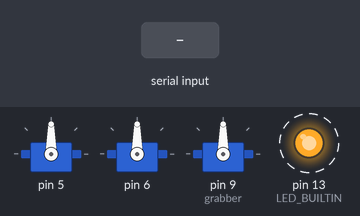
Bench run of a sketch on a simulated Arduino Uno, built with avr-gcc and run on an emulated ATmega328P. Shown: 3 × servo, output pins drawn as LEDs (lit = HIGH). Dashed ring = blinking. The inputs (shaded band) are chosen by the test bench. What the sketch prints to the serial monitor is not drawn.

Above: at 0.87 s.
1.3 s: "w\n" received over the second serial link
At 1.88 s:
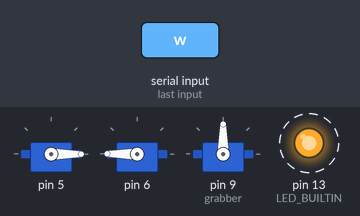
4.3 s: "a\n" received over the second serial link
At 4.89 s:
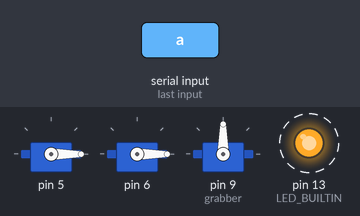
7.3 s: "d\n" received over the second serial link
At 7.9 s:
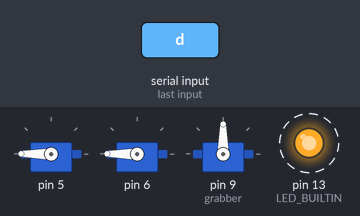
10.3 s: "x\n" received over the second serial link
At 10.42 s:
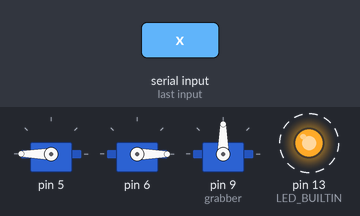
13.3 s: "y\n" received over the second serial link
At 13.42 s:
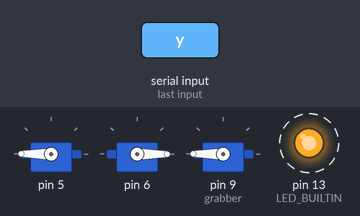
16.3 s: "s\n" received over the second serial link
At 16.44 s:
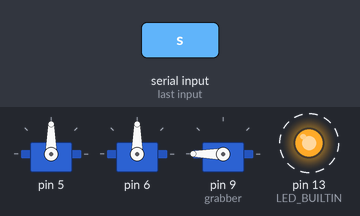
Timing chart, 0 to 20.3 s (numbered marks = the images above; inputs shaded):
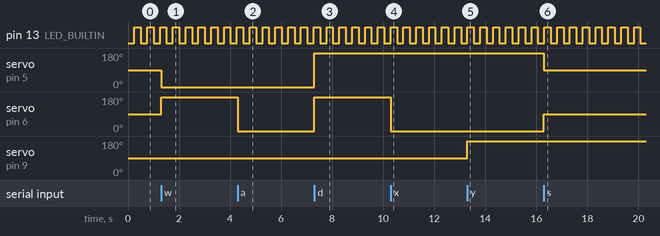

The sketch:

teleop_uno.ino
```cpp
#include <time.h>
#include <Servo.h>
#include "ds_interface.h"
#include "Blinker.h"
#include "ServoDriveTrain.h"

#define RX_FROM_NMCU 2
#define TX_TO_NMCU 3

Servo grabber;
int grabberpos = 90;


// ---------------------------------------------------------------------------
/*
 * Create a Drive Station Interface "DS_Interface" object
 */
DS_Interface ds(RX_FROM_NMCU, TX_TO_NMCU);

// ---------------------------------------------------------------------------
/* Declarations to support having a remote control flashy flashyLight
 *
 * Create (instantiate) a Blinker object to blink the built in LED on pin 13
 * and a variable that let's tell the Blinker service routine how fast
 * we want it to blink the LED.
 */
Blinker flashyLight(LED_BUILTIN);
Blinker::Speed_t speed_state = Blinker::HYPER;


// ---------------------------------------------------------------------------
/*
 * Section containing code to support driving with motors
 */

/*
 * Name the digital pins 5 & 6 for the motors/servos they represent, then create
 * an object of type ServoDriveTrain to control our servos as motors. If we use
 * the H-Bridge Shield for the gear boxes, we'll need to use a different type
 * of drive train object.
 */
const int LEFT_MOTOR = 5;
const int RIGHT_MOTOR = 6;

ServoDriveTrain drivetrain(LEFT_MOTOR, RIGHT_MOTOR);
// HbridgeDriveTrain drivetrain;

/*
 * Let’s start with the wheels still so it doesn’t run away
 */
ServoDriveTrain::Direction current_direction =  ServoDriveTrain::STOP;
// HbridgeDriveTrain::Direction current_direction =  HbridgeDriveTrain::STOP;

/*
 * Arduino Setup where we initialize subsystems
 */
void setup() {
  Serial.begin(115200);
  Serial.println("Interfacing arduino with nodemcu");
  ds.init();     // setup drive station comms
  flashyLight.init(); // setup the LED blinker
  drivetrain.init();  // setup the drive train to use the servos
  grabber.attach(9);
}

/*
 * Arduino loop - where we get input and invoke our program’s
 * subsystems
 */
void loop() {

    char input = ds.readInputIfAvailable();
    // decide if this input should trigger a change our recorded
    // state:
    //input = 'i';
    switch (input) {
      case 'f':
        speed_state = Blinker::FAST;
        break;
      case 'g':
        speed_state = Blinker::SLOW;
        break;
      case 'h':
        speed_state = Blinker::HYPER;
        break;
      case 'H': // NOTE: capital ‘H’ is different from lower ‘h’
        speed_state = Blinker::SUPERHYPER;
        break;
      case 'w':
        current_direction = ServoDriveTrain::FORWARD;
        break;
      case 'a':
        current_direction = ServoDriveTrain::RIGHT;
        break;
      case 'd':
        current_direction = ServoDriveTrain::LEFT;
        break;
      case 's':
        current_direction = ServoDriveTrain::STOP;
        break;
      case 'x':
        current_direction = ServoDriveTrain::REVERSE;
        break;
      case 'y':
        grabberpos=270;
        grabber.write(grabberpos);
        break;
      case 'u':
        grabberpos=0;
        grabber.write(grabberpos);
        break;
      case 'i':
        grabberpos=80;
        grabber.write(grabberpos);
        break;

      default:
        /*
         * no reason to make changes to any state if there was
         * no keystroke or the keystroke was a letter we don’t
         * recognize in the list above
         */
        break;
    }

    flashyLight.service(speed_state);
    drivetrain.service(current_direction);
}
```

Blinker.cpp
```cpp
#include "Blinker.h"

/*
* Intervals to wait between light and dark states
* declared static so that they use memory only once, even if multiple Blinker objects are created
*/
static const int LONG_BLINK = 2000;
static const int SHORT_BLINK = 1000;
static const int VERY_SHORT_BLINK = 250;
static const int VERY_VERY_SHORT_BLINK = 125;
// A look up table to convert between public speed constants and Speed_t namees
static const int blink_rate_table[Blinker::SPEED_ARRAY_SIZE] = {LONG_BLINK, SHORT_BLINK, VERY_SHORT_BLINK, VERY_VERY_SHORT_BLINK};


Blinker::Blinker(int LED_pin) {
    LED_pin_number = LED_pin;
}

Blinker::~Blinker() {
    LED_pin_number = 0;
}

/*
 * Call this from arduino "setup()"
 */
void Blinker::init() {
    pinMode(LED_pin_number, OUTPUT);
    enableLED();
}

/*
 * Calls this from arduino "loop()"
 * if this isn't called the LED won't blink.
 * But you can still turn it on and off
 */
void Blinker::service(Blinker::Speed_t blinkRate) {

    long current_time = millis();

    if (current_time - state_start_time > blink_rate_table[blinkRate]) {
        //toggle LED - built in LED is on an inverted signal
        if (lightOn) {
            disableLED();
        } else {
            enableLED();
        }
        state_start_time = millis();
    }
}

/*
 * Utility function to turn an LED on.
 * NOTE: The internal LED is on an inverted signal, so we have to
 * treat it differently compared to an LED plugged into a DIO pin
 * (dont forget a current limiting resistor)
 */
void Blinker::enableLED() {
    if (LED_pin_number == LED_BUILTIN) {
        digitalWrite(LED_BUILTIN, LOW);
    } else {
        digitalWrite(LED_BUILTIN, HIGH);
    }
    lightOn = true;
}

/*
 * Utility function to turn an LED on.
 * NOTE: The internal LED is on an inverted signal, so we have to
 * treat it differently compared to an LED plugged into a DIO pin
 * (dont forget a current limiting resistor)
 */
void Blinker::disableLED() {
    if (LED_pin_number == LED_BUILTIN) {
        digitalWrite(LED_BUILTIN, HIGH);
    } else {
        digitalWrite(LED_BUILTIN, LOW);
    }
    lightOn = false;
}

bool Blinker::isIlluminated() {
    return (lightOn);
}
```

Blinker.h
```cpp
#ifndef BLINKER_H_INCLUDED
#define BLINKER_H_INCLUDED

#include <Arduino.h>
#include <time.h>

class Blinker {
    public:
        /*
         * This names a set of "speeds" that we can ask the Blinker object to blink at.
         * These speeds are just "names" of speeds. The actual rates are in the
         * Blinker.cpp file.
         */
        enum Speed_t {SLOW, FAST, HYPER, SUPERHYPER, SPEED_ARRAY_SIZE};

        /*
         * This is a constructor. It is the function for making a new
         * Blinker object. It requires that you give it a pin LED_pin_number
         * or it will default to the builtin LED. You can also explicitly
         * give it the number for the builtin LED
         */
        Blinker(int LED_pin = LED_BUILTIN);

        /*
         * a c++ destructor. you will never call this. the compiler takes care
         * of that for you, when it needs to happen, assuming you do other things
         * correctly.
         */
        virtual ~Blinker();

        /*
         * Call this from arduino "setup()" to so the Blinker can set the pins up
         * at the right time.
         */
        virtual void init();

        /*
         * Calls this from arduino "loop()"
         * If you don't call this function regularly, then the LED won't blink.
         * You'll still be able to call enableLED() and disableLED(), but you'll
         * have to track when they come on and off.
         */
        virtual void service(Speed_t blinkRate);

        /*
         * turn LED on
         */
        void enableLED();

        /*
         * turn LED off
         */
        void disableLED();

        /*
         * find out the state of the LED
         */
        bool isIlluminated();

    private:
        int LED_pin_number;
        bool lightOn = false;
        long state_start_time = 0;
};

#endif // BLINKER_H_INCLUDED
```

HbridgeDriveTrain.cpp
```cpp
#include "HbridgeDriveTrain.h"


/*
 * pinout of the hbridge controls on the shield
 */
#define E1 10 // energy level to motor 1
#define E2 11 // energy level to motor 2
#define M1 12 // direction of motor 1
#define M2 13 // direction of motor 2

/*
 * Constructor to create a new drivetrain object
 * leftPin - the index of the DIO pin delivering PWM signal to the left servo
 * rightPin - the index of the DIO pin delivering PWM signal to the right servo
 */
HbridgeDriveTrain::HbridgeDriveTrain() {
    left_motor.speed_pin = E1;
    left_motor.direction_pin = M1;
    right_motor.speed_pin = E2;
    right_motor.direction_pin = M2;
}

/*
 * A destructor so the compiler has instructions for how to clean up
 * when a HbridgeDriveTrain object is destroyed. Program should never
 * invoke in directly.
 */
HbridgeDriveTrain::~HbridgeDriveTrain() {
    left_motor.speed_pin = 0;
    left_motor.direction_pin = 0;
    right_motor.speed_pin = 0;
    right_motor.direction_pin = 0;

    current_direction = STOP;
}

/*
 * init()
 * This function should be called from the arduino "setup()" function
 */
void HbridgeDriveTrain::init() {
    pinMode(left_motor.direction_pin, OUTPUT);
    pinMode(right_motor.direction_pin, OUTPUT);
    current_direction = STOP;
    service(current_direction);
}

/*
 * Anyone could write a motor class with an "invert()" operation, instead
 * of the simple struct used right now and this wouldn't be needed. The
 * 2 different definitions of "FWD" and "REV" are  because the wheels and
 * motors face opposite directions, so what is FORWARD
 * for one is REVERSE for the other. Altenatively the wires could be
 * reversed on the motors and then this also wouldn't be needed. If wired
 * way, then "HIGH" would mean forward for both motors and FWD could just
 * be "HIGH".
 */
#define FWD_L HIGH
#define FWD_R LOW
#define REV_L LOW
#define REV_R HIGH
#define FULL_POWER 255
#define NO_POWER 0

void HbridgeDriveTrain::move_motor(HbridgeDriveTrain::Motor &motor, int direction, int pwr) {
    digitalWrite(motor.direction_pin, direction);
    analogWrite(motor.speed_pin, pwr);
}

/*
 * service()
 * Call this function to change the state of the servos. Pass in a Direction
 * wayToGo - is the direction you'd like the robot to go, inlcuding "HbridgeDriveTrain::STOP"
 */
void HbridgeDriveTrain::service(HbridgeDriveTrain::Direction wayToGo) {
    switch(wayToGo) {
        case FORWARD:
            move_motor(left_motor, FWD_L, FULL_POWER);
            move_motor(right_motor, FWD_R, FULL_POWER);
            current_direction = wayToGo;
            break;
        case REVERSE:
            move_motor(left_motor, REV_L, FULL_POWER);
            move_motor(right_motor, REV_R, FULL_POWER);
            current_direction = wayToGo;
            break;
        case LEFT:
            move_motor(left_motor, REV_L, FULL_POWER);
            move_motor(right_motor, FWD_R, FULL_POWER);
            current_direction = wayToGo;
            break;
        case RIGHT:
            move_motor(left_motor, FWD_L, FULL_POWER);
            move_motor(right_motor, REV_R, FULL_POWER);
            current_direction = wayToGo;
            break;
        case STOP:
            move_motor(left_motor, FWD_L, NO_POWER);
            move_motor(right_motor, FWD_R, NO_POWER);
            current_direction = wayToGo;
            break;
    }
}

#define MAX_SPEED 255
void compute_motor_params_from_float(float speed, int& pwm_speed, int& fwd) {
    fwd = LOW;
    if (speed > 0) {
        fwd = HIGH;
    }
    pwm_speed = abs(speed * MAX_SPEED);
}
/*
 * setMotorsDirectly is a way to have direct control of each motor's speed
 */
void HbridgeDriveTrain::setMotorsDirectly(float left_speed, float right_speed) {

    int l_speed;
    int l_fwd;
    int r_speed;
    int r_fwd;

    compute_motor_params_from_float(left_speed, l_speed, l_fwd);
    compute_motor_params_from_float(right_speed, r_speed, r_fwd);

    /*
     * need to invert left motor like we do in service()
     */
    if (HIGH == l_fwd) {
        l_fwd = LOW;
    } else {
        l_fwd = HIGH;
    }

    move_motor(left_motor, l_fwd, l_speed);
    move_motor(right_motor, r_fwd, r_speed);

    if (left_speed > right_speed) {
        current_direction = HbridgeDriveTrain::RIGHT;
    } else if (right_speed > left_speed) {
        current_direction = HbridgeDriveTrain::LEFT;
    } if (left_speed > 0.0) {
        current_direction = HbridgeDriveTrain::FORWARD;
    } if (left_speed < 0.0) {
        current_direction = HbridgeDriveTrain::REVERSE;
    } else {
        current_direction = HbridgeDriveTrain::STOP;
    }
}

HbridgeDriveTrain::Direction HbridgeDriveTrain::getCurrentDirection() {
    return (current_direction);
}
```

HbridgeDriveTrain.h
```cpp
#ifndef HBRIDGE_DRIVE_TRAIN_H_INCLUDED
#define HBRIDGE_DRIVE_TRAIN_H_INCLUDED

#include "Arduino.h"

class HbridgeDriveTrain {
    public:
        /*
        * Define some words for directions, so we don’t have to remember arbitrary
        * numbers
        */
        enum Direction {STOP, FORWARD, REVERSE, RIGHT, LEFT, END_OF_DIRECTIONS};

        /*
         * A function to create a new ServoDriveTrain object. Needs to know
         * which pins the yellow signal wires of the 2 servos are plugged into.
         * This class assumes 2 continuous rotation servos, one on the left
         * and one on the right side of the robot.
         */
        HbridgeDriveTrain();

        /*
         * A clean up function for when the object is destroyed
         */
        virtual ~HbridgeDriveTrain();

        /*
         * Call this function from the arduino "setup()" function.
         * This will attach the software to the pins that were
         * specified in the constructor and configure them appropriately
         */
        void init();

        /*
         * Call this anytime your wants to change the state of the
         * motors. Once you call it, the motors (servos) will keep
         * moving (or not moving) in the way you specified until you
         * call it again. Calling it again with the same direction will
         * do no harm, but no need to do so until you want something
         * to change.
         */
        void service(HbridgeDriveTrain::Direction goThisWay);

        /*
         * This lets you set direction and speed of each wheel directly.
         * You can use this for full tank drive or other purposes.
         * For left_speed and right_speed, the input range is
         * from -1.0 to 1.0.
         *     -1.0 means full speed reverse.
         *      0.0 means STOP
         *      1.0 means full speed forward
         * The code will assume that the same wheel needs to be inverted
         * as is done in with the "service()" method. So
         *    setMotorsDirectly(1.0, 1.0);
         * means full speed forward
         */
        void setMotorsDirectly(float left_speed, float right_speed);

        /*
         * This method/function allows you to find out which way the drivetrain
         * thinks it is currently going. (how was it last set)
         */
        Direction getCurrentDirection();

    private:
        struct Motor {
            int speed_pin;
            int direction_pin;
        };

        Motor left_motor;
        Motor right_motor;

        Direction current_direction;

        void move_motor(HbridgeDriveTrain::Motor &motor, int direction, int pwr);
};


#endif // HBRIDGE_DRIVE_TRAIN_H_INCLUDED
```

ServoDriveTrain.h
```cpp
#ifndef SERVO_DRIVE_TRAIN_H_INCLUDED
#define SERVO_DRIVE_TRAIN_H_INCLUDED

#include <Servo.h>


class ServoDriveTrain {
    public:
        /*
        * Define some words for directions, so we don’t have to remember arbitrary
        * numbers
        */
        enum Direction {STOP, FORWARD, REVERSE, RIGHT, LEFT, END_OF_DIRECTIONS};

        /*
         * A function to create a new ServoDriveTrain object. Needs to know
         * which pins the yellow signal wires of the 2 servos are plugged into.
         * This class assumes 2 continuous rotation servos, one on the left
         * and one on the right side of the robot.
         */
        ServoDriveTrain(int leftPin, int rightPin);

        /*
         * A clean up function for when the object is destroyed
         */
        virtual ~ServoDriveTrain();

        /*
         * Call this function from the arduino "setup()" function.
         * This will attach the software to the pins that were
         * specified in the constructor and configure them appropriately
         */
        void init();

        /*
         * Call this anytime your wants to change the state of the
         * motors. Once you call it, the motors (servos) will keep
         * moving (or not moving) in the way you specified until you
         * call it again. Calling it again with the same direction will
         * do no harm, but no need to do so until you want something
         * to change.
         */
        void service(ServoDriveTrain::Direction goThisWay);

        /*
         * This lets you set direction and speed of each wheel directly.
         * You can use this for full tank drive or other purposes.
         * For left_speed and right_speed, the input range is
         * from -1.0 to 1.0.
         *     -1.0 means full speed reverse.
         *      0.0 means STOP
         *      1.0 means full speed forward
         * The code will assume that the same wheel needs to be inverted
         * as is done in with the "service()" method. So
         *    setMotorsDirectly(1.0, 1.0);
         * means full speed forward
         */
        void setMotorsDirectly(float left_speed, float right_speed);

        /*
         * This method/function allows you to find out which way the drivetrain
         * thinks it is currently going. (how was it last set)
         */
        Direction getCurrentDirection();

    private:
        Direction current_direction;
        int right_motor_pin;
        int left_motor_pin;

        Servo left_motor;
        Servo right_motor;

};


#endif // SERVO_DRIVE_TRAIN_H_INCLUDED
```

Source omitted: ServoDriveTrain.cpp (4599 bytes), ds_interface.cpp (1540 bytes), ds_interface.h (1729 bytes)

Measured:
- after the input at 1.3 s, servo on pin 5: 90° → 0° at once; servo on pin 6: 90° → 180° at once
- after the input at 4.3 s, servo on pin 6: 180° → 0° at once
- after the input at 7.3 s, servo on pin 5, servo on pin 6: 0° → 180° at once
- after the input at 10.3 s, servo on pin 6: 180° → 0° at once
- after the input at 13.3 s, servo on pin 9 (grabber): 90° → 180° at once
- after the input at 16.3 s, servo on pin 5: 180° → 90° at once; servo on pin 6: 0° → 90° at once
- by itself, pin 13 (LED_BUILTIN): alternates HIGH for 0.25 s and LOW for 0.25 s
